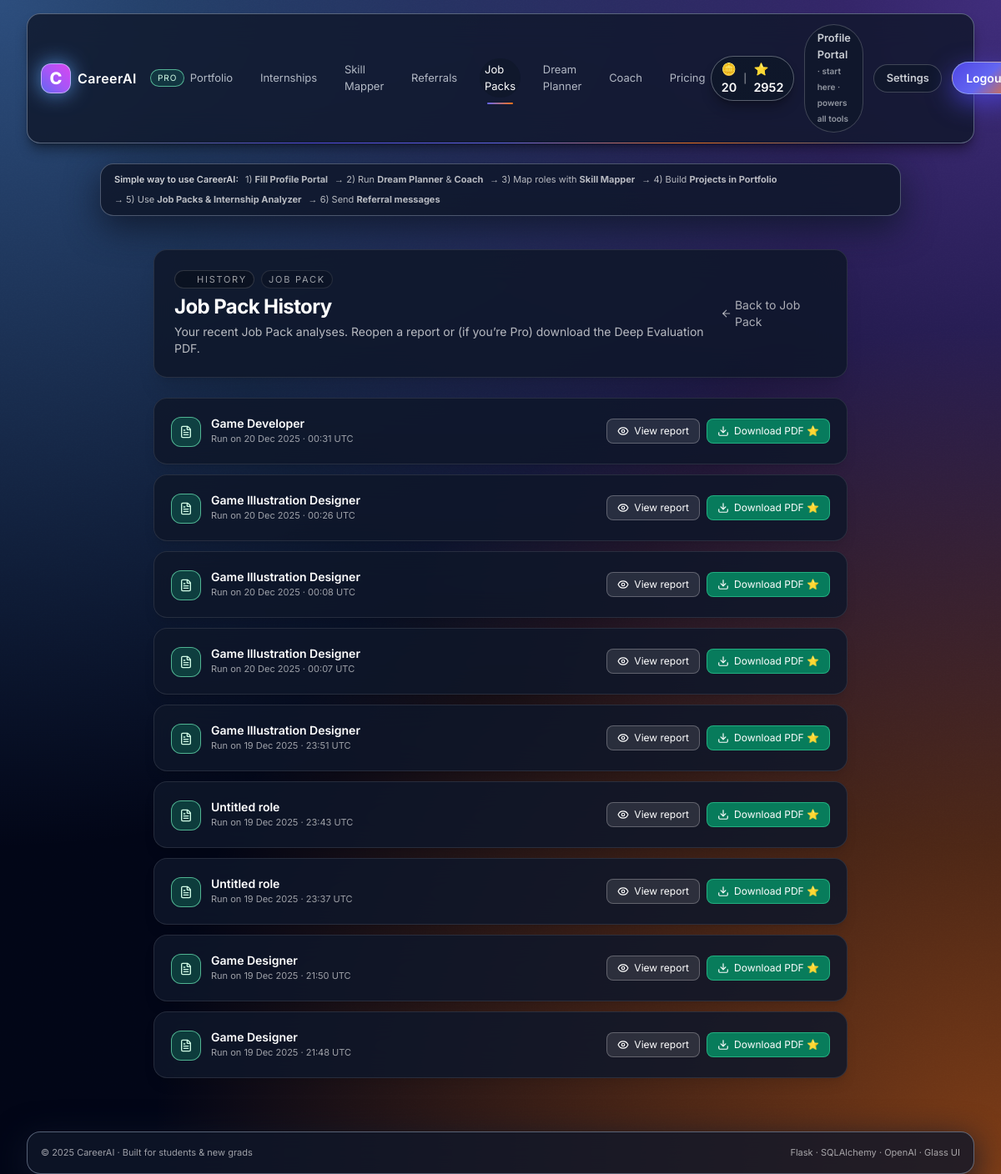
The app's page /jobpack/history (signed in) with its own data.
### models.py (models this page shows, shortened)
class User(UserMixin, db.Model):
    __tablename__ = "user"
    id = db.Column(db.Integer, primary_key=True)
    name = db.Column(db.String(120), nullable=False)
    email = db.Column(db.String(255), unique=True, nullable=False, index=True)
    password_hash = db.Column(db.String(255), nullable=False)
    verified = db.Column(db.Boolean, default=False, nullable=False)
    email_verified = db.Column(db.Boolean, default=False, nullable=False)
    timezone = db.Column(db.String(64), nullable=True)
    role = db.Column(db.String(32), default="student", nullable=False)
    subscription_status = db.Column(
        db.String(32), default="free", nullable=False
    )  # "free" | "pro" | "canceled" | etc.
    stripe_customer_id = db.Column(db.String(120), index=True, nullable=True)
    stripe_subscription_id = db.Column(db.String(120), index=True, nullable=True)
    pro_since = db.Column(db.DateTime, nullable=True)
    pro_cancel_at = db.Column(db.DateTime, nullable=True)
    coins_free = db.Column(db.Integer, default=10, nullable=False)  # Silver 🪙
    coins_pro = db.Column(db.Integer, default=0, nullable=False)  # Gold ⭐
    current_streak = db.Column(db.Integer, default=0, nullable=False)
    longest_streak = db.Column(db.Integer, default=0, nullable=False)
    last_daily_task_date = db.Column(db.Date, nullable=True)
    streak_freezes_remaining = db.Column(db.Integer, default=1, nullable=False)
    last_freeze_reset_date = db.Column(db.Date, nullable=True)
    ready_score = db.Column(db.Integer, default=0, nullable=False)
    weekly_milestones_completed = db.Column(db.Integer, default=0, nullable=False)
    university_id = db.Column(
        db.Integer,
        db.ForeignKey("university.id", ondelete="SET NULL"),
        nullable=True,
        index=True,
    )
    created_at = db.Column(db.DateTime, default=datetime.utcnow, nullable=False)
    @property
    def is_pro(self) -> bool:
        return (self.subscription_status or "free").lower() == "pro"
    @property
    def is_super_admin(self) -> bool:
        return (self.role or "student") in ("super_admin", "ultra_admin")
    @property
    def is_university_admin(self) -> bool:
        return (self.role or "student") == "university_admin"
    @property
    def is_admin(self) -> bool:
        return self.is_super_admin or self.is_university_admin

class JobPackReport(db.Model):
    __tablename__ = "jobpack_report"
    id = db.Column(db.Integer, primary_key=True)
    user_id = db.Column(
        db.Integer,
        db.ForeignKey("user.id", ondelete="CASCADE"),
        index=True,
        nullable=False,
    )
    job_title = db.Column(db.String(200), nullable=True)
    company = db.Column(db.String(200), nullable=True)
    jd_text = db.Column(db.Text, nullable=True)
    analysis = db.Column(db.Text, nullable=True)  # JSON as text (SQLite friendly)
    created_at = db.Column(db.DateTime, default=datetime.utcnow, nullable=False)
    user = db.relationship(
        "User",
        backref=db.backref("jobpack_reports", lazy=True, cascade="all, delete-orphan"),
    )

### modules/jobpack/routes.py (the view)
@jobpack_bp.route("/history", methods=["GET"], endpoint="history")
@login_required
def history():
    from models import JobPackReport  # re-import for clarity if needed
    page = request.args.get("page", 1, type=int)
    per_page = 10
    pagination = (
        JobPackReport.query.filter_by(user_id=current_user.id)
        .order_by(JobPackReport.created_at.desc())
        .paginate(page=page, per_page=per_page, error_out=False)
    )
    reports = pagination.items
    return render_template(
        "jobpack/history.html",
        reports=reports,
        pagination=pagination,
    )

### app.py (called while the page is built)
def free_coins():
    if getattr(current_user, "is_authenticated", False):
        try:
            return getattr(current_user, "coins_free", 0) or 0
        except Exception:
            try:
                db.session.rollback()
            except Exception:
                pass
            return 0
    return 0

def pro_coins():
    if getattr(current_user, "is_authenticated", False):
        try:
            return getattr(current_user, "coins_pro", 0) or 0
        except Exception:
            try:
                db.session.rollback()
            except Exception:
                pass
            return 0
    return 0

### modules/auth/routes.py (called while the page is built)
@login_manager.user_loader
def load_user(user_id):
    try:
        return User.query.get(int(user_id))
    except Exception:
        return None

### templates/jobpack/history.html (shortened to what this page needs)
{% extends "base.html" %}
{% block content %}
<section class="max-w-4xl mx-auto px-4 sm:px-6 lg:px-8 mt-10 mb-16 space-y-6 text-white">
  <header class="glass-card p-5 sm:p-6 rounded-2xl flex flex-col sm:flex-row sm:items-center sm:justify-between gap-3 border border-white/10 shadow-xl">
    <div class="space-y-1">
      <div class="inline-flex items-center gap-2 text-[11px] uppercase tracking-[0.16em] text-white/60">
        <span class="px-2 py-0.5 rounded-full bg-black/30 border border-white/15 inline-flex items-center gap-1">
          <i data-lucide="clock-rotate-left" class="w-3.5 h-3.5"></i>
          <span>History</span>
        </span>
        <span class="hidden sm:inline px-2 py-0.5 rounded-full bg-black/20 border border-white/10">
          Job Pack
        </span>
      </div>
      <h1 class="text-2xl font-bold tracking-tight">
        Job Pack History
      </h1>
      <p class="text-sm text-white/70">
        Your recent Job Pack analyses. Reopen a report or (if you’re Pro) download the Deep Evaluation PDF.
      </p>
    </div>
    <a href="{{ url_for('jobpack.index') }}"
       class="text-xs sm:text-sm text-white/65 hover:text-white inline-flex items-center gap-1">
      <i data-lucide="arrow-left" class="w-3.5 h-3.5"></i>
      <span>Back to Job Pack</span>
    </a>
  </header>
  {% if reports %}
    <div class="space-y-3">
      {% for r in reports %}
        <article class="glass-card p-4 sm:p-5 rounded-2xl flex flex-col sm:flex-row sm:items-center sm:justify-between gap-3 border border-white/10 hover:border-white/25 transition shadow-lg">
          <div class="flex items-start gap-3">
            <div class="hidden sm:flex h-9 w-9 rounded-xl bg-emerald-500/25 border border-emerald-300/70 items-center justify-center mt-0.5">
              <i data-lucide="file-text" class="w-4 h-4 text-emerald-100"></i>
            </div>
            <div>
              <p class="text-sm font-semibold">
                {{ r.job_title or "Untitled role" }}
              </p>
              <p class="text-[11px] text-white/60">
                Run on {{ r.created_at.strftime('%d %b %Y · %H:%M UTC') if r.created_at }}
              </p>
            </div>
          </div>
          <div class="flex flex-wrap gap-2 justify-end">
            <a href="{{ url_for('jobpack.report', report_id=r.id) }}"
               class="inline-flex items-center gap-1.5 px-3 py-1.5 text-xs rounded-lg bg-white/10 hover:bg-white/20 transition border border-white/25">
              <i data-lucide="eye" class="w-3.5 h-3.5"></i>
              <span>View report</span>
            </a>
            {% if current_user.is_pro %}
              <form method="POST" action="{{ url_for('jobpack.export_pdf') }}" class="inline-flex">
                <button type="submit"
                        class="inline-flex items-center gap-1.5 px-3 py-1.5 text-xs rounded-lg bg-emerald-600/80 hover:bg-emerald-600 transition border border-emerald-400/60">
                  <i data-lucide="download" class="w-3.5 h-3.5"></i>
                  <span>Download PDF ⭐</span>
                </button>
              </form>
            {% endif %}
          </div>
        </article>
      {% endfor %}
    </div>
  {% endif %}
</section>
{% endblock %}

### templates/base.html (shortened to what this page needs)
{% set FREE = user_free %}
{% set PRO = user_pro %}
<!doctype html>
<html lang="en" class="h-full">
<head>
  <script src="https://cdn.tailwindcss.com"></script>
  <link rel="stylesheet" href="{{ url_for('static', filename='css/glass.css') }}"/>
</head>
<body class="h-full text-white" style="font-family: Inter, ui-sans-serif, system-ui;">
  <div class="ca-root-gradient"></div>
  <header class="sticky top-0 z-40">
    <div class="mx-auto max-w-7xl px-4 sm:px-6 lg:px-8 pt-4 pb-2">
      <div class="relative glass-bar rounded-2xl px-4 py-3 flex items-center justify-between shadow-lg shadow-black/40">
        <a href="{{ feature_paths.home }}" class="flex items-center gap-2">
          <div class="h-9 w-9 rounded-xl bg-gradient-to-tr from-indigo-500 via-purple-500 to-fuchsia-500 border border-indigo-200/70 grid place-items-center shadow-neon">
            <span class="text-xl font-extrabold">C</span>
          </div>
          <span class="font-semibold tracking-wide text-sm sm:text-base">CareerAI</span>
          {% if subscription_status|default('free') == 'pro' %}
            <span class="ml-2 text-[10px] px-2 py-0.5 rounded-full bg-emerald-500/15 border border-emerald-300/70 uppercase tracking-widest text-emerald-100">
              Pro
            </span>
          {% endif %}
        </a>
        <nav class="hidden md:flex items-center gap-5 text-[13px]">
          <a class="nav-link {% if request.endpoint in ['portfolio.index','portfolio.wizard'] %}nav-active{% endif %}"
             href="{{ feature_paths.portfolio }}">Portfolio</a>
          <a class="nav-link {% if request.endpoint=='internships.index' %}nav-active{% endif %}"
             href="{{ feature_paths.internships }}">Internships</a>
          <a class="nav-link {% if request.endpoint=='skillmapper.index' %}nav-active{% endif %}"
             href="{{ feature_paths.skillmapper }}">Skill Mapper</a>
          <a class="nav-link {% if request.endpoint=='referral.index' %}nav-active{% endif %}"
             href="{{ feature_paths.referral }}">Referrals</a>
          <a class="nav-link {% if request.endpoint and request.endpoint.startswith('jobpack.') %}nav-active{% endif %}"
             href="{{ feature_paths.jobpack }}">Job Packs</a>
          <a class="nav-link {% if request.endpoint and request.endpoint.startswith('dream.') %}nav-active{% endif %}"
             href="{{ feature_paths.dream }}">Dream Planner</a>
          <a class="nav-link {% if request.endpoint and request.endpoint.startswith('coach.') %}nav-active{% endif %}"
             href="{{ feature_paths.coach }}">Coach</a>
          <a class="nav-link {% if request.endpoint and request.endpoint.startswith('billing.') %}nav-active{% endif %}"
             href="{{ feature_paths.billing }}">Pricing</a>
        </nav>
        <div class="flex items-center gap-3">
          <div class="coins-pill items-center gap-2 rounded-full border border-slate-200/35 bg-slate-900/70 px-3 py-1 text-[11px] shadow-lg shadow-black/30">
            <span class="coins-chip">🪙 {{ FREE }}</span>
            <span class="coins-sep">|</span>
            <span class="coins-chip">⭐ {{ PRO }}</span>
          </div>
          {% if current_user.is_authenticated %}
            <a href="{{ feature_paths.profile }}"
               class="btn-ghost hidden sm:inline {% if request.endpoint=='settings.profile' %}nav-active{% endif %}">
              <span>Profile Portal</span>
              <span class="hidden md:inline text-[10px] opacity-70">· start here · powers all tools</span>
            </a>
            <a href="{{ feature_paths.settings }}"
               class="btn-ghost hidden sm:inline {% if request.endpoint and request.endpoint.startswith('settings.') and request.endpoint != 'settings.profile' %}nav-active{% endif %}">
              Settings
            </a>
            <a href="{{ feature_paths.logout }}" class="btn-primary">Logout</a>
          {% else %}
            <a href="{{ feature_paths.signup }}" class="btn-ghost hidden sm:inline">Sign up</a>
            <a href="{{ feature_paths.login }}" class="btn-primary">Login</a>
          {% endif %}
        </div>
        <div class="header-neon-line"></div>
      </div>
    </div>
  </header>
  {% if current_user.is_authenticated %}
    <div class="mx-auto max-w-5xl px-4 sm:px-6 lg:px-8 mt-3">
      <div class="glass-card rounded-2xl px-4 py-2.5 flex flex-wrap items-center gap-2 text-[11px] text-white/70">
        <span class="font-semibold text-white/80">Simple way to use CareerAI:</span>
        <span>1) <strong>Fill Profile Portal</strong></span>
        <span class="hidden sm:inline">→ 2) Run <strong>Dream Planner</strong> &amp; <strong>Coach</strong></span>
        <span class="hidden sm:inline">→ 3) Map roles with <strong>Skill Mapper</strong></span>
        <span class="hidden sm:inline">→ 4) Build <strong>Projects in Portfolio</strong></span>
        <span class="hidden sm:inline">→ 5) Use <strong>Job Packs &amp; Internship Analyzer</strong></span>
        <span class="hidden sm:inline">→ 6) Send <strong>Referral messages</strong></span>
      </div>
    </div>
  {% endif %}
  <main class="relative z-0">
    {% block content %}{% endblock %}
  </main>
  <footer class="mt-16 mb-10">
    <div class="mx-auto max-w-7xl px-4 sm:px-6 lg:px-8">
      <div class="glass-bar rounded-2xl p-4 text-[11px] text-white/60 flex flex-col sm:flex-row sm:items-center sm:justify-between gap-2">
        <span>© {{ now.year if now else 2025 }} CareerAI · Built for students &amp; new grads</span>
        <span>Flask · SQLAlchemy · OpenAI · Glass UI</span>
      </div>
    </div>
  </footer>
</body>
</html>

### static/css/glass.css (style rules this page uses)
:root { --glass-bg: rgba(15,23,42,0.75); --glass-bg-soft: rgba(15,23,42,0.85); --glass-brd: rgba(148,163,184,0.55); --glass-brd-soft: rgba(148,163,184,0.35); --glass-brd-strong: rgba(191,219,254,0.85); --glass-shadow: 0 18px 45px rgba(2,6,23,.90); --accent-amber: rgba(249,115,22,0.9); --accent-amber-soft: rgba(251,146,60,0.4); --accent-indigo: rgba(99,102,241,0.9); --accent-fuchsia: rgba(217,70,239,0.9); }
* { box-sizing:border-box; }
body { font-family: Inter, ui-sans-serif, system-ui, -apple-system, Segoe UI, Roboto, "Helvetica Neue", Arial; color:#f9fafb; }
.glass-card { background: radial-gradient(circle at top left, rgba(129,140,248,0.22), transparent 60%), radial-gradient(circle at bottom right, rgba(248,113,113,0.18), transparent 50%), var(--glass-bg); border: 1px solid var(--glass-brd-soft); backdrop-filter: blur(16px); -webkit-backdrop-filter: blur(16px); border-radius: 1rem; box-shadow: 0 14px 40px rgba(15,23,42,.85); transition: transform .16s ease-out, box-shadow .16s ease-out, border-color .16s ease-out, background .16s ease-out; }
.glass-bar { background: linear-gradient(120deg, rgba(15,23,42,.96), rgba(15,23,42,.90)); border: 1px solid var(--glass-brd); box-shadow: 0 10px 40px rgba(15,23,42,1); backdrop-filter: blur(20px); -webkit-backdrop-filter: blur(20px); }
.nav-link { color:rgba(226,232,240,0.9); transition:150ms ease; }
.btn-primary { display:inline-flex; align-items:center; justify-content:center; padding:.65rem 1rem; border-radius:999px; background: linear-gradient(135deg, rgba(99,102,241,0.9), rgba(79,70,229,0.95), rgba(249,115,22,.95)); border:1px solid rgba(191,219,254,.9); color:#fff; font-weight:700; font-size:.875rem; box-shadow:0 10px 32px rgba(79,70,229,.85); transition: transform .12s ease, filter .12s ease, box-shadow .12s ease; text-decoration:none; }
.btn-ghost { display:inline-flex; align-items:center; justify-content:center; padding:.6rem .9rem; border-radius:999px; background: rgba(15,23,42,0.8); border:1px solid var(--glass-brd); color:rgba(248,250,252,.85); font-weight:600; font-size:.8rem; transition:120ms ease; text-decoration:none; }
.coins-pill { display:flex; align-items:center; gap:.35rem; padding:.35rem .6rem; border-radius:999px; background: linear-gradient(180deg, rgba(15,23,42,.9), rgba(15,23,42,.9)); border:1px solid var(--glass-brd); backdrop-filter: blur(6px); -webkit-backdrop-filter: blur(6px); font-weight:700; font-size: .72rem; box-shadow:0 12px 28px rgba(15,23,42,.8); }
.coins-chip { font-size:.9rem; }
.coins-sep { opacity:.6; }
.grid { display: grid; }
.text-xs { font-size: .75rem; }
.text-sm { font-size: .875rem; }
.text-white\/60 { color: rgba(248,250,252,.6); }
.text-white\/70 { color: rgba(248,250,252,.7); }
.text-white\/80 { color: rgba(248,250,252,.8); }
.mt-3 { margin-top: .75rem; }
.space-y-3 > * + * { margin-top: .75rem; }
.rounded-xl { border-radius: 1rem; }
.rounded-2xl { border-radius: 1.25rem; }
.hidden { display:none; }

### records on screen
User: coins_pro "2952"
JobPackReport: job_title "Game Developer", created_at "20 Dec 2025 · 00:31 UTC"
JobPackReport: job_title "Game Illustration Designer", created_at "20 Dec 2025 · 00:26 UTC"
JobPackReport: job_title "Game Illustration Designer", created_at "20 Dec 2025 · 00:08 UTC"
JobPackReport: job_title "Game Illustration Designer", created_at "20 Dec 2025 · 00:07 UTC"
JobPackReport: job_title "Game Illustration Designer", created_at "19 Dec 2025 · 23:51 UTC"
JobPackReport: job_title "Untitled role", created_at "19 Dec 2025 · 23:43 UTC"
JobPackReport: job_title "Untitled role", created_at "19 Dec 2025 · 23:37 UTC"
JobPackReport: job_title "Game Designer", created_at "19 Dec 2025 · 21:50 UTC"
JobPackReport: job_title "Game Designer", created_at "19 Dec 2025 · 21:48 UTC"

### other values on screen
{{ FREE }} "20"
